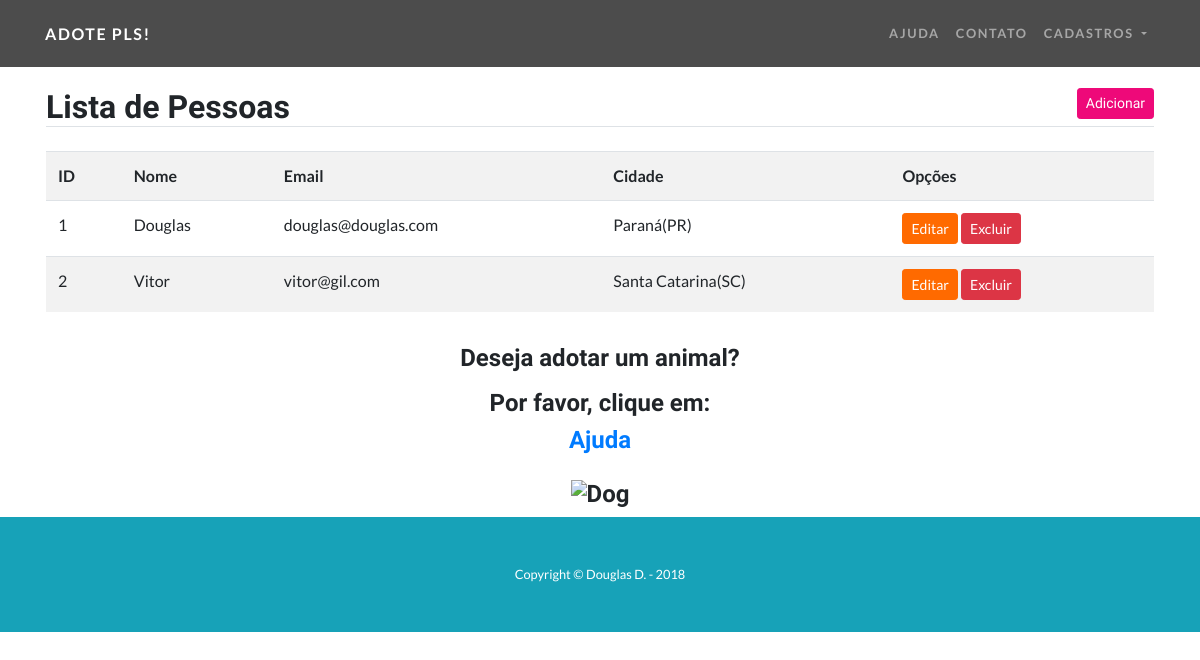
Before: /listar/pessoas/ with the older database file.
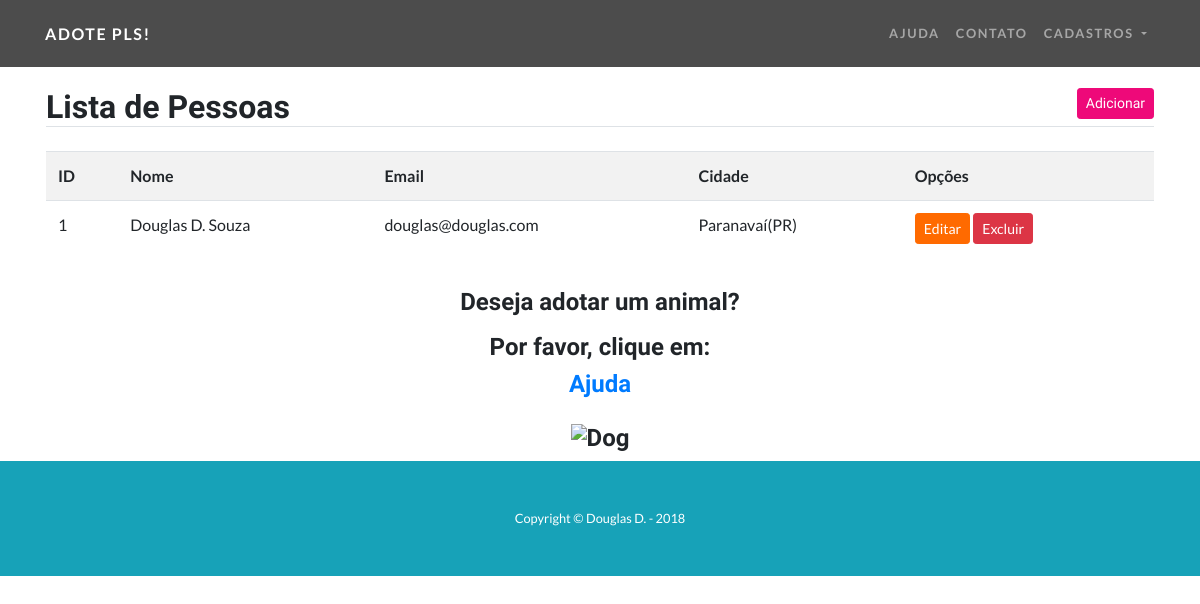
After: the same page with the newer database file.
### animais/models.py (models this page shows, shortened)
class Pessoa(models.Model):
    nome = models.CharField(max_length=50, help_text='Nome completo')
    email = models.CharField(max_length=50)
    nascimento = models.DateField('Data de Nascimento')
    cidade = models.ForeignKey(Cidade, on_delete=models.CASCADE)

class Cidade(models.Model):
    nome = models.CharField(max_length=50)
    estado = models.CharField(max_length=2, help_text='Informe apenas a sigla')
    def __str__(self):
        return self.nome + '(' + self.estado + ')'

### animais/views.py (the view)
# urls.py: path('listar/pessoas/', PessoaList.as_view(), name="listar-pessoas"),
class PessoaList(ListView):
    model = Pessoa
    template_name = 'pessoa_list.html'

### animais/templates/pessoa_list.html (shortened to what this page needs)
{% extends 'modelo.html' %}
{% block conteudo %}
<div class="container">
  <div class="row mt-5">
    <div class="col-sm p-3 mt-4">
      <h2 class="border-bottom">
        Lista de Pessoas
        <a href="{% url 'inserir-pessoa' %}" class="float-right btn btn-primary btn-sm">
          Adicionar
        </a>
      </h2>
      <table class="table table-striped mt-4">
        <tr>
          <th>ID</th>
          <th>Nome</th>
          <th>Email</th>
          <th>Cidade</th>
          <th>Opções</th>
        </tr>
        {% for pessoa in object_list %}
          <tr>
            <td>{{pessoa.id}}</td>
            <td>{{pessoa.nome}}</td>
            <td>{{pessoa.email}}</td>
            <td>{{pessoa.cidade}}</td>
            <td>
              <a href="{% url 'editar-pessoa' pessoa.id %}" class="btn btn-secondary btn-sm">
                Editar
              </a>
              <a href="{% url 'excluir-pessoa' pessoa.id %}" class="btn btn-danger btn-sm">
                Excluir
              </a>
            </td>
          </tr>
        {% empty %}
            <tr>
              <td colspan="3">Nenhuma cidade cadastrada!</td>
            </tr>
        {% endfor %}
      </table>
    </div>
  </div>
</div>
{% endblock %}

Changed rows visible on the page:
removed Pessoa: id "2", nome "Vitor", email "vitor@gil.com", cidade "Santa Catarina(SC)"
changed Pessoa "douglas@douglas.com": nome "Douglas" → "Douglas D. Souza"; cidade "Paraná(PR)" → "Paranavaí(PR)"
